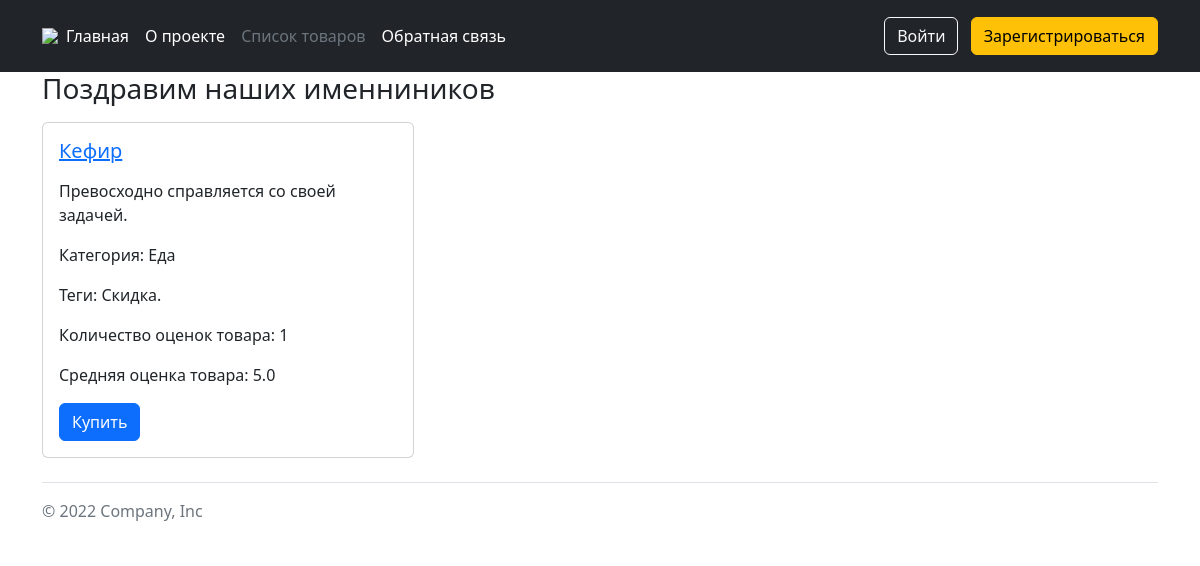
The app's page /catalog/1/ with its own data.
### catalog/models.py (models this page shows, shortened)
class catalog_item(catalog):
    text = HTMLField(
        validators=[validate_must_be_param('превосходно', 'роскошно')],
        verbose_name="описание",
        help_text="должно содержаться слово превосходно или роскошно"
    )
    objects = ItemManager()
    category = models.ForeignKey(
        catalog_category(),
        on_delete=models.CASCADE,
        verbose_name="категория",
        help_text="выберете категорию"
    )
    tags = models.ManyToManyField(
        catalog_tag(),
        verbose_name="теги"
    )
    is_on_main = models.BooleanField(
        default=False,
        verbose_name="в главном"
    )
    class Meta:
        verbose_name = "товар"
        verbose_name_plural = "товары"

### core/models.py (models this page shows, shortened)
class catalog(models.Model):
    is_published = models.BooleanField(
        default=True,
        verbose_name="опубликовано"
    )
    name = models.CharField(
        max_length=150,
        verbose_name="название",
        help_text="максимально 150 символов"
    )
    class Meta:
        abstract = True

class catalog_slug(catalog):
    slug = models.SlugField(
        max_length=200,
        unique=True,
        verbose_name="название для url",
        help_text="максимальная длина - 200 символов, \
            только цифры, буквы латиницы и символы - и _"
    )

### catalog/managers.py (models this page shows)
class catalog_tag(catalog_slug):
    class Meta:
        verbose_name = "тег"
        verbose_name_plural = "теги"

### catalog/views.py (the view, shortened to what this page needs)
class Item_detail(DetailView, FormView):
    model = Item
    """Возможно выглядит, как колхоз, зато работает"""
    def get(self, request, pk):
        item = get_object_or_404(Item.objects.catalog(), pk=pk)
        marks = Mark.objects.filter(item_id=pk)
        count_marks = len(marks)
        try:
            average_mark = sum([user.mark for user in marks]) / count_marks
        except ZeroDivisionError:
            average_mark = 0
        context = {
            'item': item,
            'count_marks': count_marks,
            'average_mark': average_mark
        }
        return render(request, 'catalog/item_detail.html', context)

### catalog/managers.py (called while the page is built)
    def catalog(self):
        return (
            self.get_queryset()
                .filter(is_published=True)
                .select_related('category')
                .order_by('category__name')
                .prefetch_related(
                    Prefetch('tags', queryset=catalog_tag.objects.all())
                )
        )

### users/context_processors.py (called while the page is built)
def get_birthday_user(request):
    birthday_users = CustomUser.objects.filter(birthday=date.today()).only(
        'email',
        'username'
    )
    return {'birthday_users': birthday_users}

### templates/catalog/item_detail.html
{% extends 'base.html' %}
{% load static %}
{% block content %}
    <div class="container">
        {% include "includes/item_card.html" %}
    </div>
{% endblock %}

### templates/includes/item_card.html (shortened to what this page needs)
{% with request.resolver_match.view_name as view_name %}
<div class="card item col-4 my-3">
    <div class="card-body">
        <h5 class="card-title"><a href="{% url 'catalog:item_detail' item.id %}">{{ item.name }}</a></h5>
        {% if view_name != 'catalog:item_detail' %}
            <p class="card-text">{{ item.text|truncatewords_html:10|safe }}</p>
        {% else %}
            <p class="card-text">{{ item.text|safe }}</p>
        {% endif %}
        <p class="card-text">Категория: {{ item.category.name }}</p>
        <p class="card-text">
            Теги:
            {% for tag in item.tags.all %}
                {{ tag.name }}.
            {% endfor %}
        </p>
        {% if view_name == 'catalog:item_detail' %}
            <p>Количество оценок товара: {{ count_marks }}</p>
            <p>Средняя оценка товара: {{ average_mark }}</p>
        {% endif %}
        <a href="#" class="btn btn-primary">Купить</a>
    </div>
</div>
{% endwith %}

### records on screen
catalog_item: name "Кефир", text "Превосходно справляется со своей задачей.", category.name "Еда"
catalog_tag: name "Скидка"

### other values on screen
{{ count_marks }} "1"
{{ average_mark }} "5.0"
